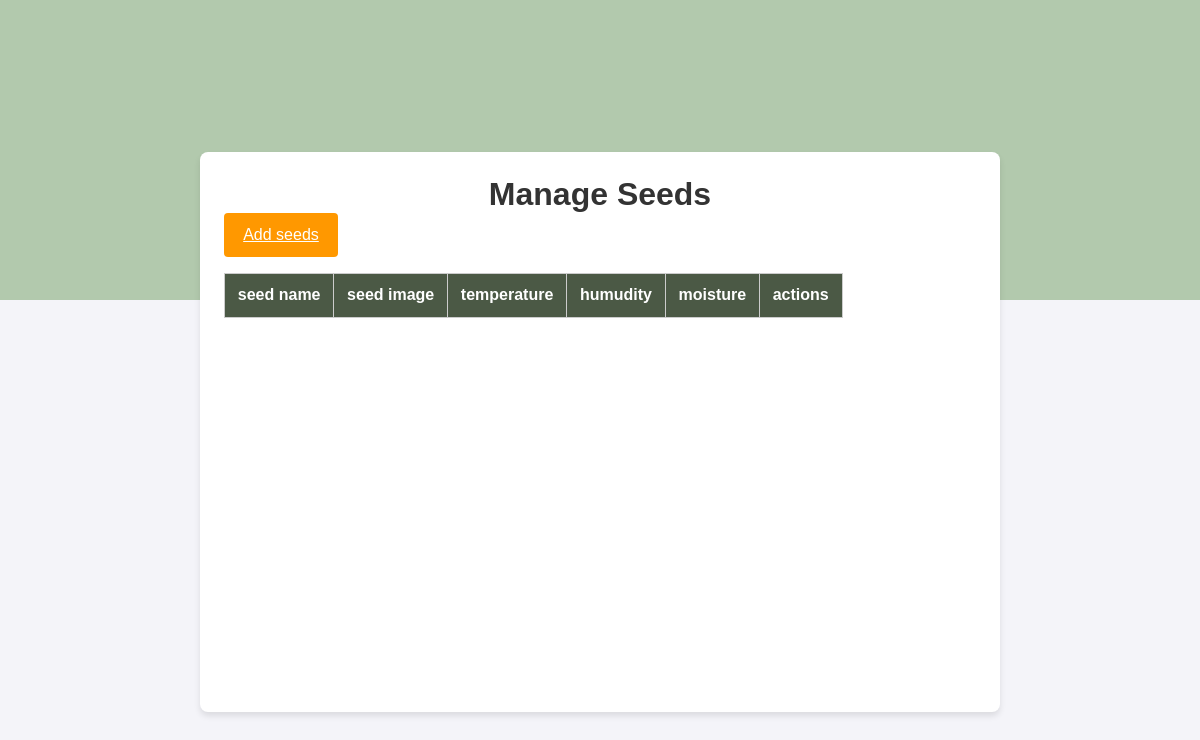
Page /manageseeds/ on the earlier database version.
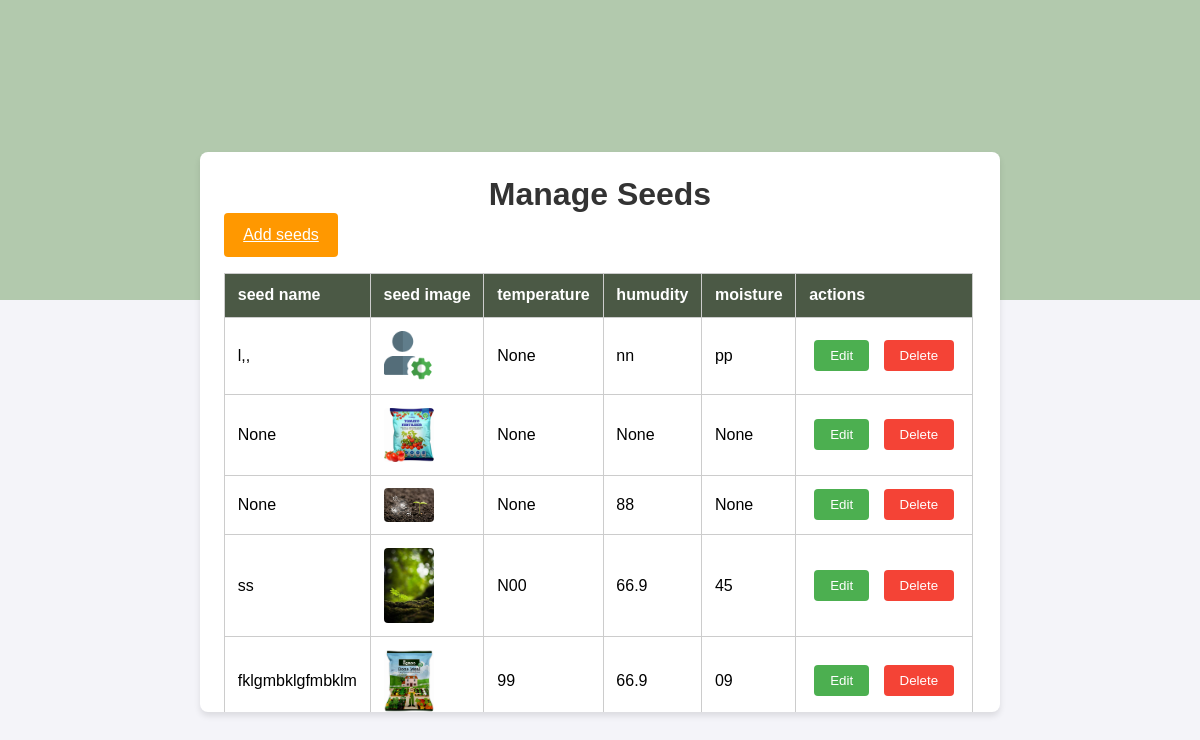
Same page on the later database version.
### growapp/models.py (models this page shows)
class manageseeds_model(models.Model):
     Seed_name=models.CharField(max_length=100,null=True,blank=True)
     seed_image=models.FileField(upload_to='seeds/',null=True,blank=True)
     Tempurature=models.CharField(max_length=100,null=True,blank=True)
     Humidity=models.CharField(max_length=100,null=True,blank=True)
     Moisture=models.CharField(max_length=100,null=True,blank=True)

### growapp/views.py (the view, shortened to what this page needs)
# urls.py: path('manageseeds/',Manageseeds.as_view(),name='manadeseeds'),
class Manageseeds(View):
    def get(self,request):
        obj=manageseeds_model.objects.all()
        return render(request,'manageseeds.html', { 'hina':obj })

### templates/manageseeds.html (shortened to what this page needs)
<!DOCTYPE html>
<html lang="en">
<head>
    <link rel="stylesheet" href="https://cdnjs.cloudflare.com/ajax/libs/font-awesome/6.0.0-beta3/css/all.min.css">
</head>
<body>
<div class="div1">
</div>
<div class="container">
<h1>Manage Seeds</h1>
<a class="add-user" href="/addseed"> Add seeds</a>
<div class="table-container">
<table>
<thead>
    <tr>
        <th>seed name</th>
        <th>seed image</th>
        <th>temperature</th>
        <th>humudity</th>
        <th>moisture</th>
        <th>actions</th>
    </tr>
</thead>
<tbody>
    {% for i in hina %}
    <tr>
        <td>{{ i.Seed_name}}</td>
        <td><img src="{{i.seed_image.url}}"height="50px" width="50px" alt=""></td>
        <td>{{ i.Tempurature }}</td>
        <td>{{ i.Humidity }}</td>
        <td>{{ i.Moisture}}</td>
        <td class="actions">
            <button class="edit" onclick="openEditModal('{{ i.Seed_name }}', '{{ i.Tempurature }}', '{{ i.Humidity }}','{{i.Moisture}}','{{i.id}}')">Edit</button>
            <button class="delete" onclick="openDeleteModal('{{ i.Seed_name }}', '{{ i.id }}')">Delete</button>
        </td>
    </tr>
    {% endfor %}
</tbody>
</table>
</div>
</div>
<div class="footer">
<p>&copy; 2024 Grow Smart. All rights reserved.</p>
</div>
</body>
</html>

Differences in the rows shown:
added manageseeds_model: Seed_name "l,,", seed_image (picture), Tempurature "None", Humidity "nn", Moisture "pp"
added manageseeds_model: Seed_name "None", seed_image (picture), Tempurature "None", Humidity "None", Moisture "None"
added manageseeds_model: Seed_name "None", seed_image (picture), Tempurature "None", Humidity "88", Moisture "None"
added manageseeds_model: Seed_name "ss", seed_image (picture), Tempurature "N00", Humidity "66.9", Moisture "45"
added manageseeds_model: Seed_name "fklgmbklgfmbklm", seed_image (picture), Tempurature "99", Humidity "66.9", Moisture "09"
